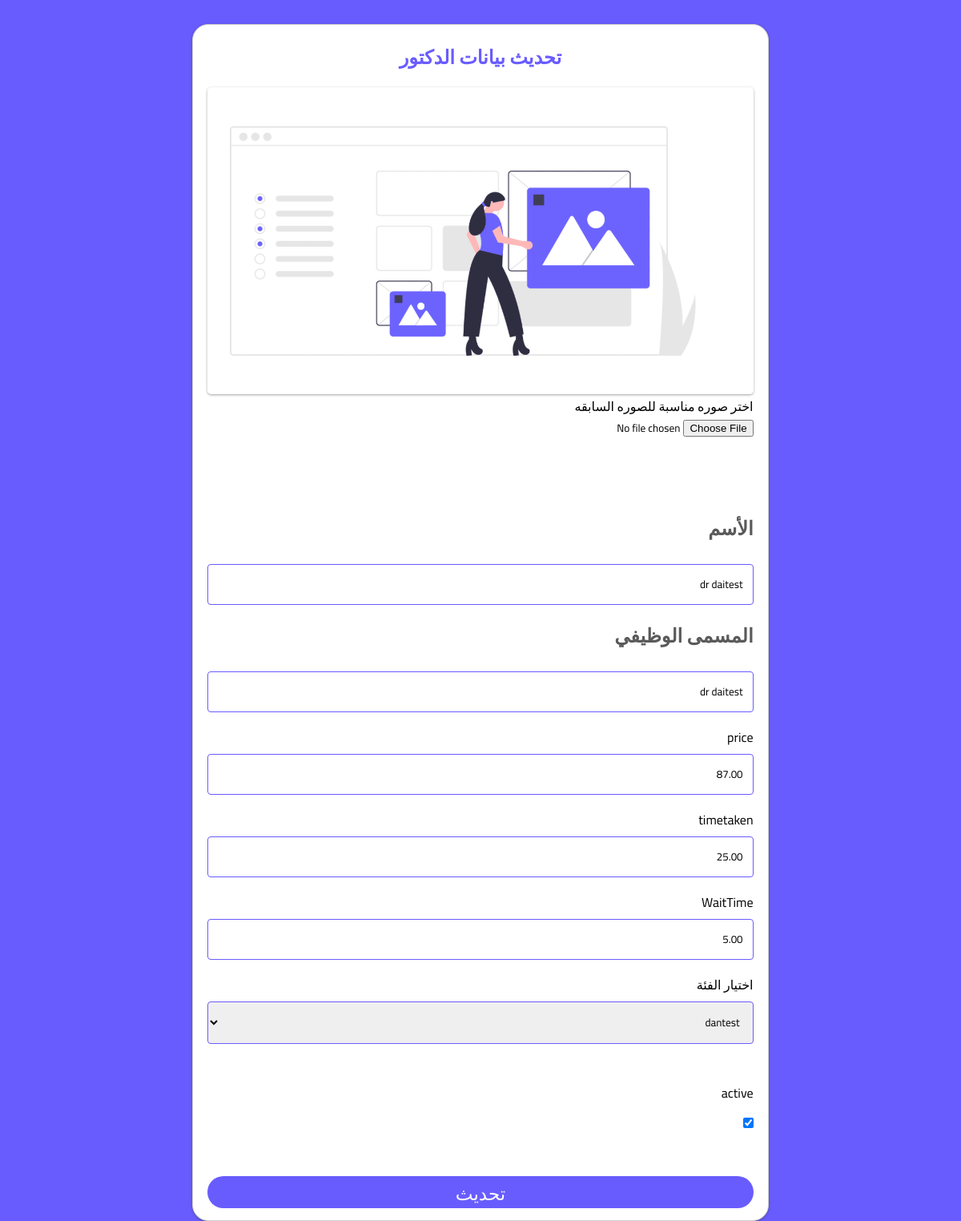
Page /Dashboard/doctors/2/update/ (signed in) on the committed database.
### webs/models.py (models this page shows, shortened)
class Doctors(models.Model):
   created_at = models.DateTimeField(auto_now_add=True)
   active = models.BooleanField(default=False)
   web=models.ForeignKey(WEB,on_delete=models.CASCADE, related_name='doctors', blank=True, null=True)
   Image = models.FileField(upload_to = "files/images/WEB/Doctors/%Y/%m/%d/",blank=True, null=True)
   Name = models.CharField(max_length = 300 ,blank=True, null=True)
   jobtitle= models.CharField(max_length = 300 ,blank=True, null=True)
   price = models.DecimalField(max_digits=10, decimal_places=2)
   category_id=models.ForeignKey(Categories,on_delete=models.CASCADE, related_name='Doctors', blank=True, null=True)
   timetaken = models.DecimalField(max_digits=10, decimal_places=2, default=0)
   WaitTime= models.DecimalField(max_digits=10, decimal_places=2, default=0)

### Dashboard/views/doctor.py (the view)
@login_required
def update_doctor(request, doctor_id):
    doctor = get_object_or_404(Doctors, id=doctor_id)
    user = User.objects.get(id=request.user.id)
    categories = Categories.objects.filter(web__Employee_WEB=user)
    if request.method == 'POST':
            form = DoctorForm(request.POST, request.FILES, instance=doctor)
            web = WEB.objects.filter(Employee_WEB=request.user).first()
            form = form.save(commit=False)
            category_id = request.POST['category_id']
            category = Categories.objects.get(id=category_id)
            form.category_id = category
            form.web = web
            form.save()
            return redirect('Dashboard:dashboard')
    else:
        form = DoctorForm(instance=doctor)
    title='  تحديث بيانات الدكتور    '
    context = {'form': form, 'title':title ,'doctor':doctor,'categories':categories}
    return render(request, 'update_doctor.html', context)

### Dashboard/forms.py
class DoctorForm(forms.ModelForm):
    class Meta:
        model = Doctors
        fields = "__all__"

### templates/update_doctor.html (shortened to what this page needs)
        {% load static %}
         <html dir="rtl" lang="ar">
        <br>
           <div class="cardform">
             <h2 style=" text-align:center;color: #695cfe;margin-top:18px;">  {{title}} </h2>
            <form method="post" enctype="multipart/form-data">
              <div style="width: 99%; margin: auto;">
               {% if doctor %}
               {% if doctor.Image %}
               <img id="myImg" src="{{ doctor.Image.url }}" alt="{{ doctor.Title }}" style="width:100%;
               box-shadow: rgba(60, 64, 67, 0.3) 0px 1px 2px 0px, rgba(60, 64, 67, 0.15) 0px 1px 3px 1px;">
             {% else %}
                      <img id="myImg" src="{% static 'images/offer.webp' %}" alt=" " style="width:100%;
                      box-shadow: rgba(60, 64, 67, 0.3) 0px 1px 2px 0px, rgba(60, 64, 67, 0.15) 0px 1px 3px 1px;">
                   {% endif %}
                     {% endif %}
                     <p> اختر صوره مناسبة للصوره السابقه</p>
                     {{ form.Image  }}
              <br><br><br><br>
              <h2 style="color: #5a5a5a;  font-size: 24px;  margin-bottom: 1rem;"> الأسم</h2>
          {{ form.Name  }}
          <br>
          <h2 style="color: #5a5a5a;font-size: 24px;  margin-bottom: 1rem;">    المسمى الوظيفي  </h2>
          {{ form.jobtitle  }}
              <div>
                        <p> price    </p>
                        {{ form.price  }}
                                  <br>
                      <p> timetaken    </p>
                      {{ form.timetaken  }}
                               <br>
                      <p> WaitTime    </p>
                      {{ form.WaitTime  }}
                            <br>
                            <p>اختيار الفئة<p>
                            <select id="id_category" name="category_id">
                              {% for category in categories %}
                                <option value="{{ category.id }}">{{ category.Name }}</option>
                              {% endfor %}
                            </select>
                    <br><br>
                    <p> active    </p>
                    {{ form.active  }}
                              <br>
              <br><br>
              <button type="submit" class="buttonform">تحديث</button>
            </form>
             </div>

### templates/update_doctor.html (style rules this page uses)
* { margin: 0; padding: 0; box-sizing: border-box; font-family: 'Cairo', sans-serif; }
.cardform { width: 60%; background:#fff; box-shadow: rgba(60, 64, 67, 0.3) 0px 1px 2px 0px, rgba(60, 64, 67, 0.15) 0px 1px 3px 1px; border: 1px solid #ccc; border-radius: 20px; margin:auto; }
form { border-radius: 20px; padding: 15px; }
input[type=text], input[type=submit] { width: 100%; padding: 12px; margin: 8px 0; display: inline-block; border: 1px solid #695cfe; box-sizing: border-box; }
input[type=text], select, textarea, time, date { width: 100%; padding: 12px; border: 1px solid #695cfe; border-radius: 4px; box-sizing: border-box; margin-top: 6px; margin-bottom: 16px; resize: vertical; }
input[type=number] { width: 100%; padding: 12px; border: 1px solid #695cfe; border-radius: 4px; box-sizing: border-box; margin-top: 6px; margin-bottom: 16px; resize: vertical; }
input[type=checkbox] { margin-top: 16px; }
button { background-color: #695cfe; color: white; border: none; width: 100%; height: 40px; font-size: 23px; border-radius:20px 20px 20px 20px ; }
#myImg { border-radius: 5px; cursor: pointer; transition: 0.3s; }

### rows in the picture
Doctors: Name "dr daitest", jobtitle "dr daitest", price "87.00", timetaken "25.00", WaitTime "5.00", active "☑"

### other values in the picture
{{ title }} "تحديث بيانات الدكتور"
form field category_id "dantest"
